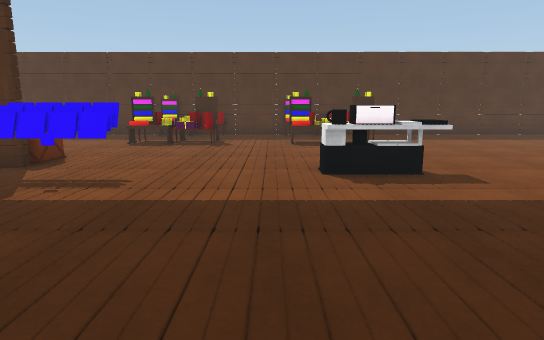
View 1 (above)

20 first-person views from a walk through a Unity game level. The camera is 1.3 m above the floor, tilts 10° down and sees 75° across. The floor is counted in squares, 1 m on a side. Each view is taken from the middle of a square. On the plan, view 1 faces up. The plan holds only what a view shows up to about 15 squares ahead; the rest is blank. The place goes on beyond the plan. The player is left out. Door leaves are left out, so doorways stand open.

View 2
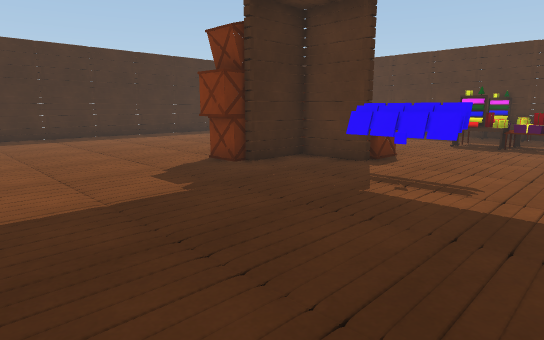

View 3
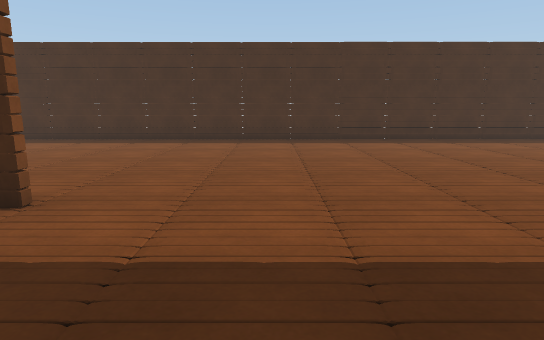

View 4
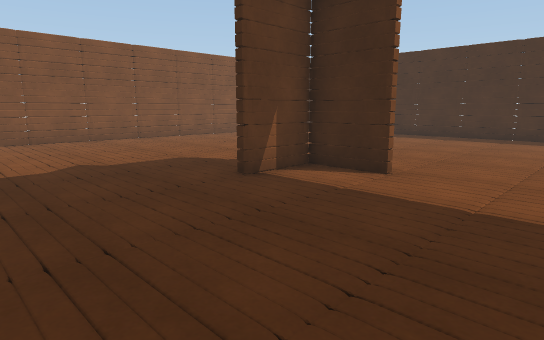

View 5
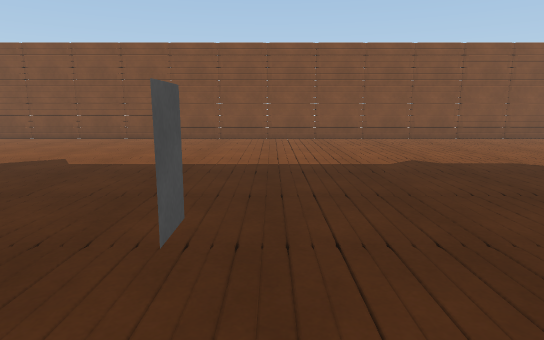

View 6
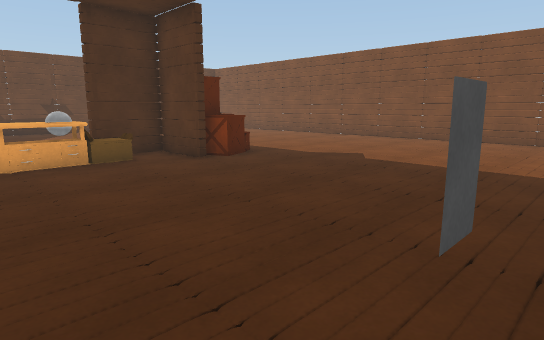

View 7
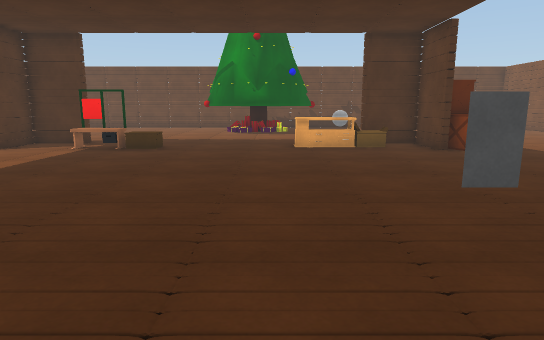

View 8
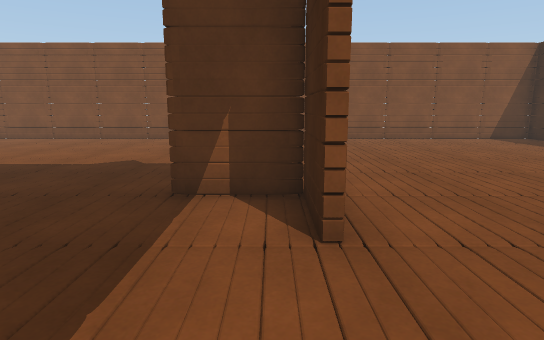

View 9
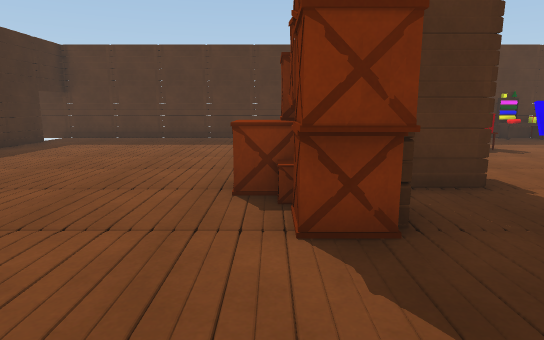

View 10
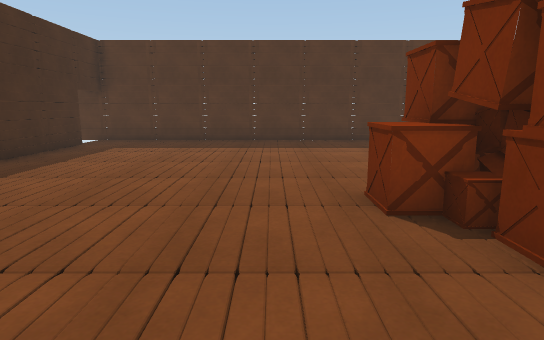

View 11
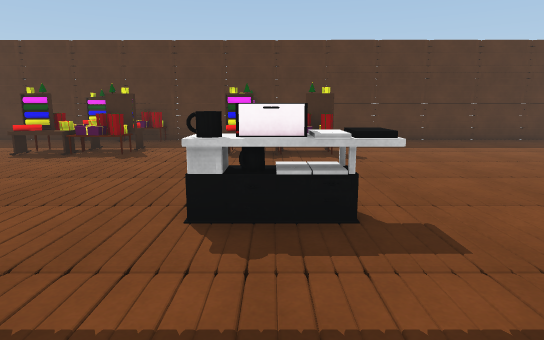

View 12
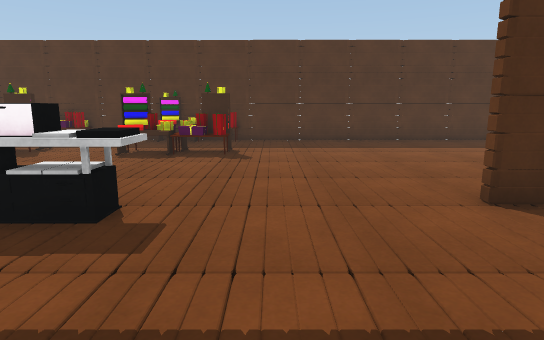

View 13
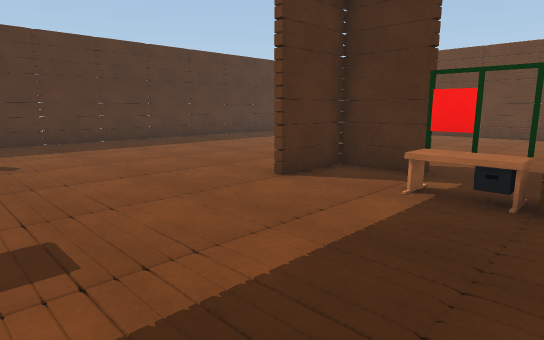

View 14
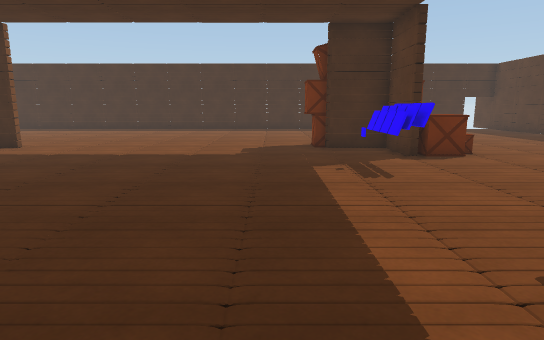

View 15
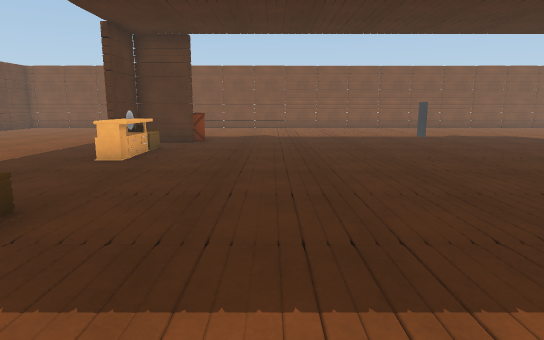

View 16
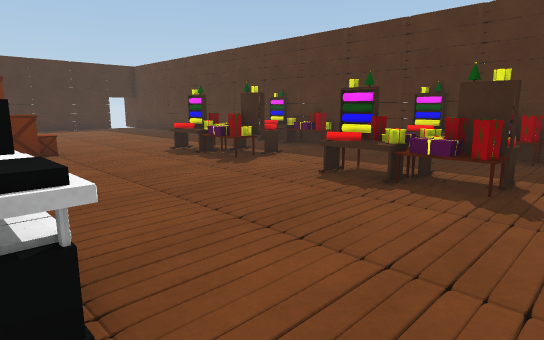

View 17
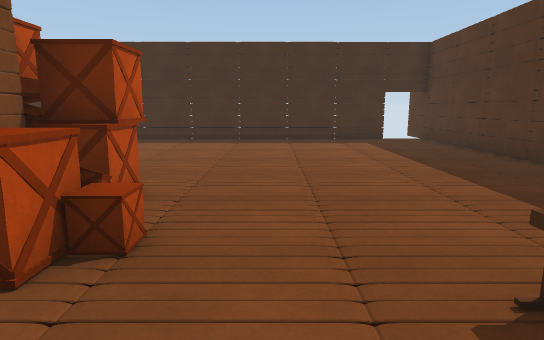

View 18
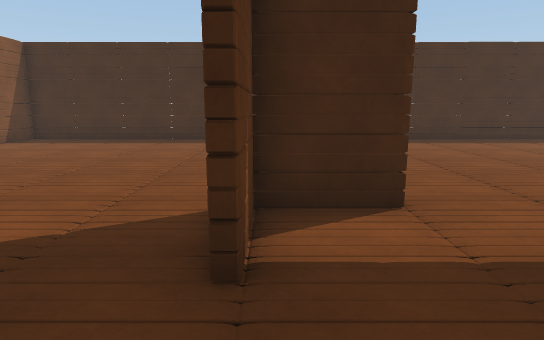

View 19
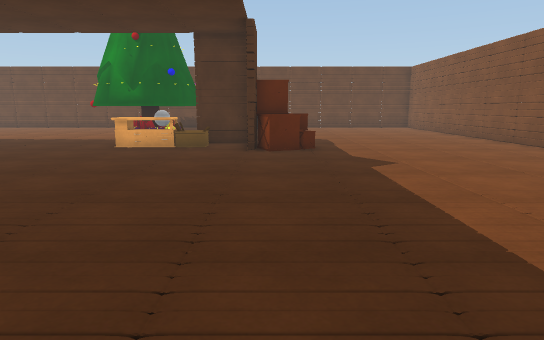

View 20
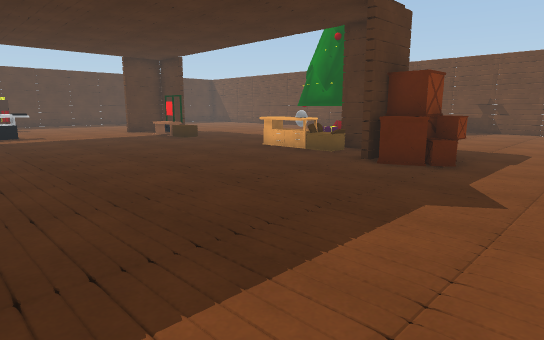

### Floor plan
Points are (right, up) in squares from view 1. A wall is a line through its corners. A room is listed if a view was taken in it or the views show most of it. See-through windows are left out.
Room 1 (views 1, 2, 3, 4, 5, 6, 7, 8, 9, 10, 11, 12, 13, 14, 15, 16, 17, 18, 19, 20)
walls: (-7.5, -4.2) (-7.5, -6.2) (-5.5, -6.2); (-5.5, 7.7) (-6.6, 7.7); (8, -6.2) (9.9, -6.2) (9.9, -4.4); (-4.4, 13.4) (-5.1, 13.4); (-2, 13.6) (-3, 13.6); (1.5, 13.4) (0.6, 13.4); (9.9, 5.8) (9.9, 7.7) (8, 7.7); (9.6, -6.5) (8, -6.5); (1.5, 13.6) (0.8, 13.6) (0.8, 12.8); (-2.1, 14.5) (-2.1, 13.1); (3.8, 14.2) (3.8, 13.4) (3.4, 13.4); (-17.7, -8.2) (-17.7, -15.9) (12.4, -15.9); (-3.4, 17.3) (-18.5, 17.3); (2.5, 17.3) (-2.5, 17.3); (-17.7, 15.6) (-17.7, -8.1); (12.5, 17.3) (3.5, 17.3)
low walls: (-4.5, 13) (-5.1, 12.7); (-3.7, 13.4) (-3.7, 12.7) (-5.2, 12.7); (1.6, 12.7) (0.6, 12.7); (1.4, 13) (0.7, 12.7); (-4.5, 16.8) (-5.2, 16.5); (-3.7, 17.1) (-3.7, 16.5) (-4.2, 16.5); (1.8, 16.5) (0.6, 16.5); (1.4, 16.8) (0.6, 16.5)
ways out: open door at (-18, 16.5); gap at (10, 6)
objects: crate (-9, 6) to (-8, 6); crate (-9, 7) to (-9, 8); crate (-9, 9); crate (-8, 5); crate (-8, 7); crate (-8, 8); crate (-8, 9); crate (-7, 9); crate (-6, 8) to (-5, 9); other object (-5, 6) to (-3, 7); other object (-5, 14); table (-3, 13); other object (-3, 17); other object (1, -3); other object (1, 7) to (3, 7); table (2, 13) to (3, 13); table (2, 14); table (3, 17); crate (8, -8); crate (8, -7); other object (8, 4) to (9, 5); crate (9, -8); crate (9, -7); other object (9, -4) to (9, -2); crate (10, -8) to (10, -7)

Positions as (right, up) in squares from view 1, and headings:
1: (0, 0), facing up
2: (-1, 0), facing up-left
3: (-3, -1), facing left
4: (-1, -1), facing down-left
5: (0, -1), facing down
6: (0, -1), facing down-right
7: (-3, -1), facing right
8: (-7, -1), facing down
9: (-9, 2), facing up
10: (-11, 3), facing up
11: (2, 3), facing up
12: (5, 3), facing up
13: (3, 3), facing up-right
14: (4, 4), facing left
15: (5, 7), facing down
16: (5, 7), facing up-left
17: (-3, 11), facing left
18: (-3, -6), facing left
19: (-3, -7), facing right
20: (0, -11), facing up-right
